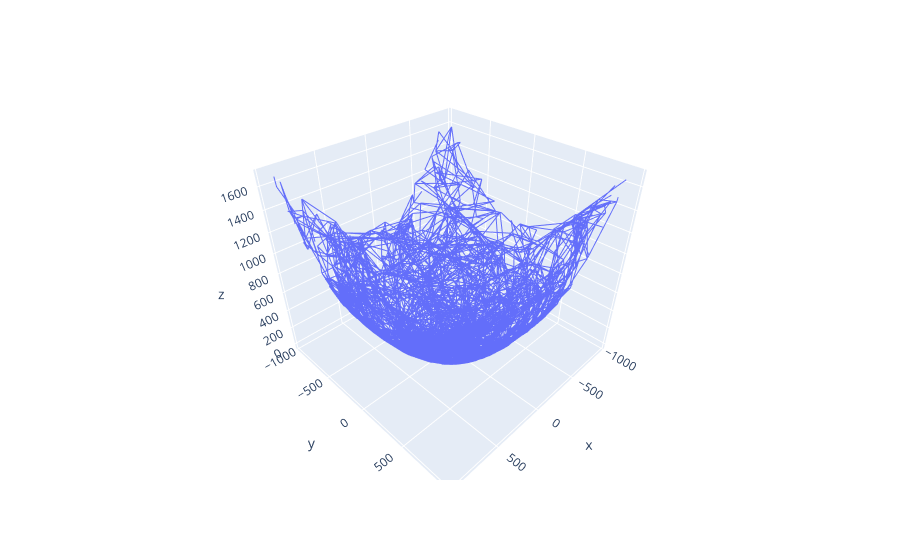

Notebook cell for this chart:
### Code cell
# plot 
web.plot()

### Figure 1 — Plotly figure (JSON) as saved in the notebook; plotly's stock layout.template omitted (floating-point values rounded to 4 significant figures; data arrays with more than 128 entries replaced by an {"elided": "..."} marker saying what was removed)
{"data": [{"connectgaps": false, "hovertemplate": "x=%{x}<br>y=%{y}<br>z=%{z}<extra></extra>", "legendgroup": "", "line": {"color": "#636efa", "dash": "solid"}, "marker": {"symbol": "circle"}, "mode": "lines", "name": "", "scene": "scene", "showlegend": false, "type": "scatter3d", "x": {"elided": "10755 float values"}, "y": {"elided": "10755 float values"}, "z": {"elided": "10755 float values"}}], "layout": {"legend": {"tracegroupgap": 0}, "margin": {"t": 60}, "scene": {"domain": {"x": [0, 1], "y": [0, 1]}, "xaxis": {"title": {"text": "x"}}, "yaxis": {"title": {"text": "y"}}, "zaxis": {"title": {"text": "z"}}}, "xaxis": {"showgrid": false}, "yaxis": {"showgrid": false}}}
